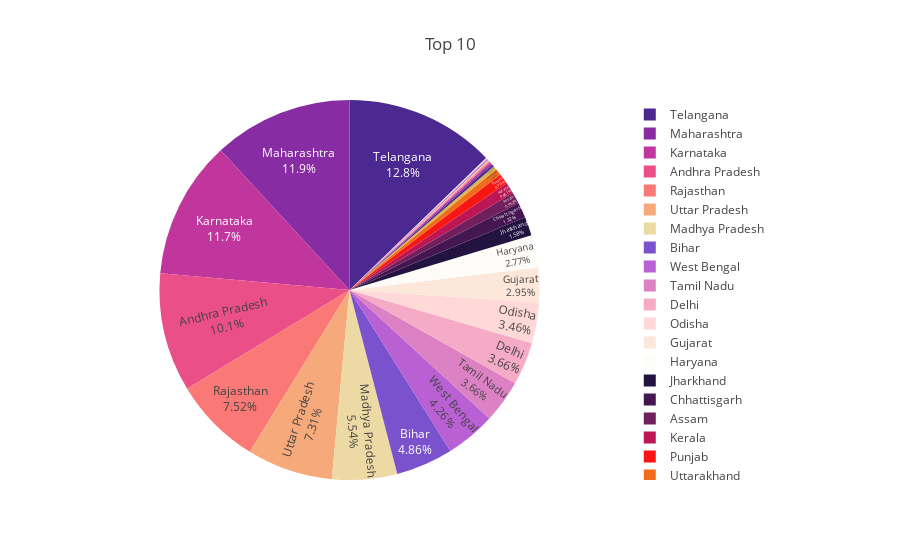

The code cell stored with this chart in its notebook:
### Code cell
# agg transaction for Top Charts:
cursor.execute(f"select state, sum(Transaction_Count) as Total_Transaction_count, sum(Transaction_amount) as Total_Transaction_amount from agg_transaction where years in (2018,2019,2020,2021,2022,2023) and quarter in(1,2,3,4) group by state order by Total_Transaction_amount desc limit 36")
df = pd.DataFrame(cursor.fetchall(), columns=['State','Transaction_Count','Transaction_amount'])

fig = px.pie(df,values='Transaction_amount',
                             names='State',
                             title='Top 10',
                             color_discrete_sequence=px.colors.sequential.Agsunset,
                             hover_data=['Transaction_Count'],
                             labels={'Transaction_Count':'Transaction_Count'})

fig.update_traces(textposition='inside', textinfo='percent+label')

### Figure 1 — Plotly figure (JSON) as saved in the notebook; plotly's stock layout.template omitted (floating-point values rounded to 4 significant figures)
{"data": [{"customdata": [[129163563920], [153314460920], [147330430056], [86762632256], [77690673624], [78175376184], [65019256768], [45086878064], [40500466128], [38816116520], [42493236672], [39546266784], [30760618352], [30125753512], [17843963392], [16088991488], [9134412568], [11814027744], [8566921928], [6772982328], [3131926888], [2441361960], [1680288040], [1108178808], [848200512], [584783776], [423927464], [533300560], [822402568], [341903936], [240063456], [289773784], [147249968], [156205256], [86952048], [2707824]], "domain": {"x": [0, 1], "y": [0, 1]}, "hovertemplate": "State=%{label}<br>Transaction_amount=%{value}<br>Transaction_Count=%{customdata[0]}<extra></extra>", "labels": ["Telangana", "Maharashtra", "Karnataka", "Andhra Pradesh", "Rajasthan", "Uttar Pradesh", "Madhya Pradesh", "Bihar", "West Bengal", "Tamil Nadu", "Delhi", "Odisha", "Gujarat", "Haryana", "Jharkhand", "Chhattisgarh", "Assam", "Kerala", "Punjab", "Uttarakhand", "Jammu & Kashmir", "Himachal Pradesh", "Goa", "Chandigarh", "Puducherry", "Arunachal Pradesh", "Manipur", "Tripura", "Dadra & Nagar Haveli & Daman & Diu", "Meghalaya", "Nagaland", "Sikkim", "Ladakh", "Andaman & Nicobar Islands", "Mizoram", "Lakshadweep"], "legendgroup": "", "name": "", "showlegend": true, "textinfo": "percent+label", "textposition": "inside", "type": "pie", "values": [220642211069424, 204718482771992, 202795328363312, 174366169508456, 129842670137896, 126174911924016, 95646333769272, 83980463726576, 73576409403008, 63190354330360, 63142597377408, 59680500056936, 50968763373944, 47821101654680, 27303119315776, 22855683974296, 16623638921960, 16601962919384, 15760780352472, 9738201299600, 5249913320128, 3675603591016, 2525906503024, 1757974916936, 1297505486024, 1215997687720, 1139131484224, 978680292200, 930894521032, 753216786616, 664482796056, 599857854384, 394209749776, 319421849648, 242307823072, 7143126328]}], "layout": {"legend": {"tracegroupgap": 0}, "piecolorway": ["rgb(75, 41, 145)", "rgb(135, 44, 162)", "rgb(192, 54, 157)", "rgb(234, 79, 136)", "rgb(250, 120, 118)", "rgb(246, 169, 122)", "rgb(237, 217, 163)"], "title": {"text": "Top 10"}}}
